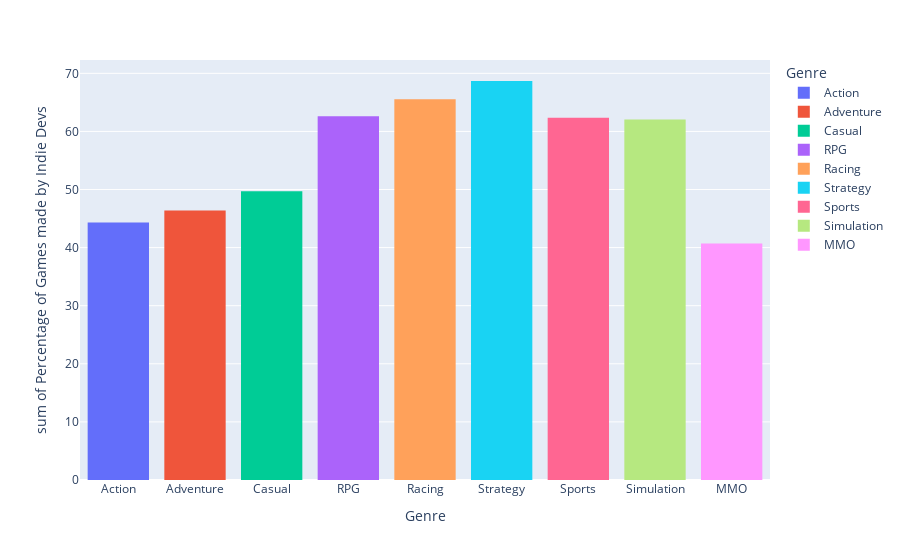

The cell this chart's notebook holds for it:
### Code cell
IP_data = {'Genre': Genre_list, 'Percentage of Games made by Indie Devs': IP_list}
IP_df = pd.DataFrame(IP_data)
IP_hist = px.histogram(IP_df, x='Genre', y='Percentage of Games made by Indie Devs', color='Genre')
IP_hist.show()
print("The percent of each genre of free games on the Steam Store made by Indie Developers are as follows: \n \n Action: {} \n Adventure: {} \n Casual: {} \n RPG: {} \n Racing: {} \n Strategy: {} \n Sports: {} \n Simulation: {} \n MMO: {}".format(IP_Action, IP_Adventure, IP_Casual, IP_RPG, IP_Racing, IP_Strategy, IP_Sports, IP_Simulation, IP_MMO))

### Figure 1 — Plotly figure (JSON) as saved in the notebook; plotly's stock layout.template omitted (floating-point values rounded to 4 significant figures)
{"data": [{"alignmentgroup": "True", "bingroup": "x", "histfunc": "sum", "hovertemplate": "Genre=%{x}<br>sum of Percentage of Games made by Indie Devs=%{y}<extra></extra>", "legendgroup": "Action", "marker": {"color": "#636efa", "pattern": {"shape": ""}}, "name": "Action", "offsetgroup": "Action", "orientation": "v", "showlegend": true, "type": "histogram", "x": ["Action"], "xaxis": "x", "y": [44.31], "yaxis": "y"}, {"alignmentgroup": "True", "bingroup": "x", "histfunc": "sum", "hovertemplate": "Genre=%{x}<br>sum of Percentage of Games made by Indie Devs=%{y}<extra></extra>", "legendgroup": "Adventure", "marker": {"color": "#EF553B", "pattern": {"shape": ""}}, "name": "Adventure", "offsetgroup": "Adventure", "orientation": "v", "showlegend": true, "type": "histogram", "x": ["Adventure"], "xaxis": "x", "y": [46.38], "yaxis": "y"}, {"alignmentgroup": "True", "bingroup": "x", "histfunc": "sum", "hovertemplate": "Genre=%{x}<br>sum of Percentage of Games made by Indie Devs=%{y}<extra></extra>", "legendgroup": "Casual", "marker": {"color": "#00cc96", "pattern": {"shape": ""}}, "name": "Casual", "offsetgroup": "Casual", "orientation": "v", "showlegend": true, "type": "histogram", "x": ["Casual"], "xaxis": "x", "y": [49.71], "yaxis": "y"}, {"alignmentgroup": "True", "bingroup": "x", "histfunc": "sum", "hovertemplate": "Genre=%{x}<br>sum of Percentage of Games made by Indie Devs=%{y}<extra></extra>", "legendgroup": "RPG", "marker": {"color": "#ab63fa", "pattern": {"shape": ""}}, "name": "RPG", "offsetgroup": "RPG", "orientation": "v", "showlegend": true, "type": "histogram", "x": ["RPG"], "xaxis": "x", "y": [62.63], "yaxis": "y"}, {"alignmentgroup": "True", "bingroup": "x", "histfunc": "sum", "hovertemplate": "Genre=%{x}<br>sum of Percentage of Games made by Indie Devs=%{y}<extra></extra>", "legendgroup": "Racing", "marker": {"color": "#FFA15A", "pattern": {"shape": ""}}, "name": "Racing", "offsetgroup": "Racing", "orientation": "v", "showlegend": true, "type": "histogram", "x": ["Racing"], "xaxis": "x", "y": [65.55], "yaxis": "y"}, {"alignmentgroup": "True", "bingroup": "x", "histfunc": "sum", "hovertemplate": "Genre=%{x}<br>sum of Percentage of Games made by Indie Devs=%{y}<extra></extra>", "legendgroup": "Strategy", "marker": {"color": "#19d3f3", "pattern": {"shape": ""}}, "name": "Strategy", "offsetgroup": "Strategy", "orientation": "v", "showlegend": true, "type": "histogram", "x": ["Strategy"], "xaxis": "x", "y": [68.68], "yaxis": "y"}, {"alignmentgroup": "True", "bingroup": "x", "histfunc": "sum", "hovertemplate": "Genre=%{x}<br>sum of Percentage of Games made by Indie Devs=%{y}<extra></extra>", "legendgroup": "Sports", "marker": {"color": "#FF6692", "pattern": {"shape": ""}}, "name": "Sports", "offsetgroup": "Sports", "orientation": "v", "showlegend": true, "type": "histogram", "x": ["Sports"], "xaxis": "x", "y": [62.36], "yaxis": "y"}, {"alignmentgroup": "True", "bingroup": "x", "histfunc": "sum", "hovertemplate": "Genre=%{x}<br>sum of Percentage of Games made by Indie Devs=%{y}<extra></extra>", "legendgroup": "Simulation", "marker": {"color": "#B6E880", "pattern": {"shape": ""}}, "name": "Simulation", "offsetgroup": "Simulation", "orientation": "v", "showlegend": true, "type": "histogram", "x": ["Simulation"], "xaxis": "x", "y": [62.05], "yaxis": "y"}, {"alignmentgroup": "True", "bingroup": "x", "histfunc": "sum", "hovertemplate": "Genre=%{x}<br>sum of Percentage of Games made by Indie Devs=%{y}<extra></extra>", "legendgroup": "MMO", "marker": {"color": "#FF97FF", "pattern": {"shape": ""}}, "name": "MMO", "offsetgroup": "MMO", "orientation": "v", "showlegend": true, "type": "histogram", "x": ["MMO"], "xaxis": "x", "y": [40.73], "yaxis": "y"}], "layout": {"barmode": "relative", "legend": {"title": {"text": "Genre"}, "tracegroupgap": 0}, "margin": {"t": 60}, "xaxis": {"anchor": "y", "categoryarray": ["Action", "Adventure", "Casual", "RPG", "Racing", "Strategy", "Sports", "Simulation", "MMO"], "categoryorder": "array", "domain": [0, 1], "title": {"text": "Genre"}}, "yaxis": {"anchor": "x", "domain": [0, 1], "title": {"text": "sum of Percentage of Games made by Indie Devs"}}}}
